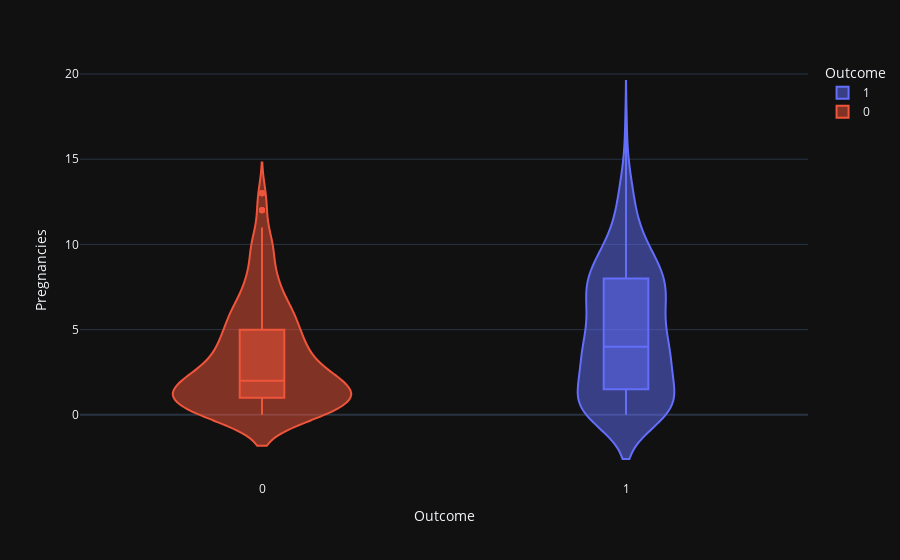
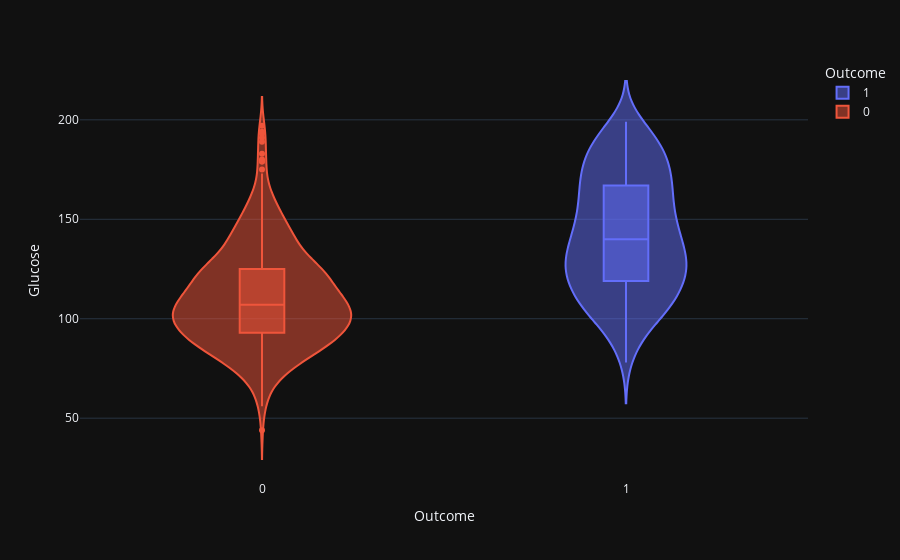
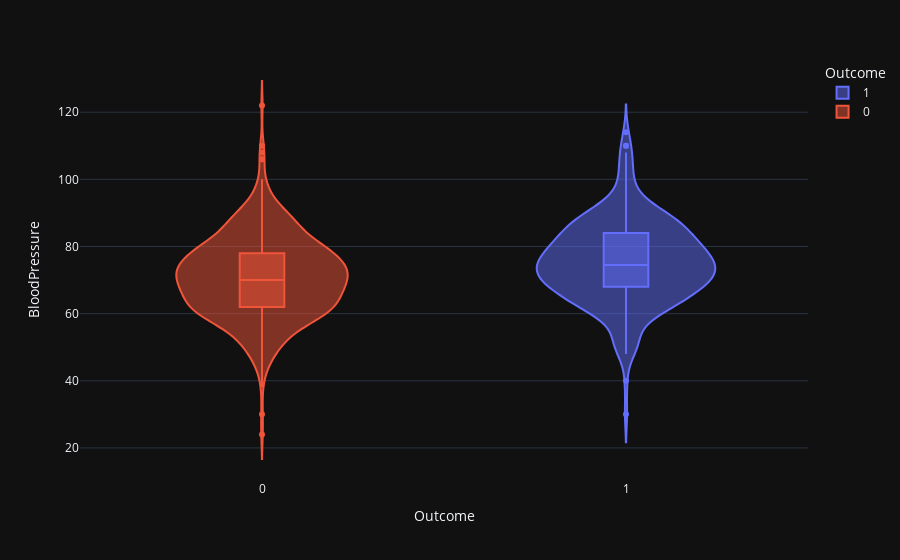
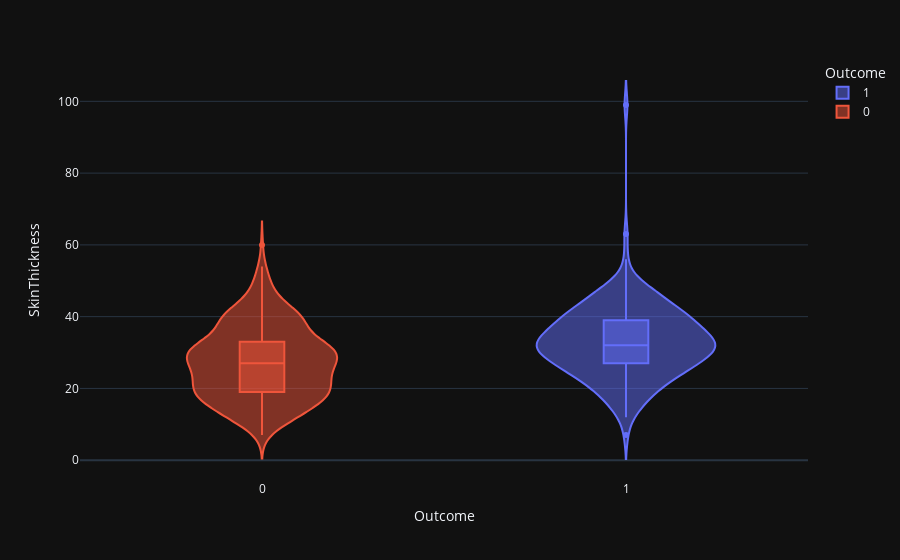

The code cell stored with these charts, in order, in its notebook:
### Markdown cell above
比較所有數據與糖尿病發生關係

### Code cell
#由圖形可以得知，體內的葡萄糖含量、年紀、BMI是最有可能去引發糖尿病發的狀況。
violin('Pregnancies')
violin('Glucose')
violin('BloodPressure')
violin('SkinThickness')
violin('Insulin')
violin('BMI')
violin('DiabetesPedigreeFunction')
violin('Age')

### Figure 1 — Plotly figure (JSON) as saved in the notebook; plotly's stock layout.template omitted (floating-point values rounded to 4 significant figures; data arrays with more than 128 entries replaced by an {"elided": "..."} marker saying what was removed)
{"data": [{"alignmentgroup": "True", "box": {"visible": true}, "hovertemplate": "Outcome=%{x}<br>Pregnancies=%{y}<extra></extra>", "legendgroup": "1", "marker": {"color": "#636efa"}, "name": "1", "offsetgroup": "1", "orientation": "v", "scalegroup": "True", "showlegend": true, "type": "violin", "x": {"elided": "268 int values"}, "x0": " ", "xaxis": "x", "y": {"elided": "268 int values"}, "y0": " ", "yaxis": "y"}, {"alignmentgroup": "True", "box": {"visible": true}, "hovertemplate": "Outcome=%{x}<br>Pregnancies=%{y}<extra></extra>", "legendgroup": "0", "marker": {"color": "#EF553B"}, "name": "0", "offsetgroup": "0", "orientation": "v", "scalegroup": "True", "showlegend": true, "type": "violin", "x": {"elided": "500 int values"}, "x0": " ", "xaxis": "x", "y": {"elided": "500 int values"}, "y0": " ", "yaxis": "y"}], "layout": {"legend": {"title": {"text": "Outcome"}, "tracegroupgap": 0}, "margin": {"t": 60}, "violinmode": "overlay", "xaxis": {"anchor": "y", "categoryarray": [1, 0], "categoryorder": "array", "domain": [0, 1], "title": {"text": "Outcome"}}, "yaxis": {"anchor": "x", "domain": [0, 1], "title": {"text": "Pregnancies"}}}}

### Figure 2 — Plotly figure (JSON) as saved in the notebook; plotly's stock layout.template omitted (floating-point values rounded to 4 significant figures; data arrays with more than 128 entries replaced by an {"elided": "..."} marker saying what was removed)
{"data": [{"alignmentgroup": "True", "box": {"visible": true}, "hovertemplate": "Outcome=%{x}<br>Glucose=%{y}<extra></extra>", "legendgroup": "1", "marker": {"color": "#636efa"}, "name": "1", "offsetgroup": "1", "orientation": "v", "scalegroup": "True", "showlegend": true, "type": "violin", "x": {"elided": "268 int values"}, "x0": " ", "xaxis": "x", "y": {"elided": "268 int values"}, "y0": " ", "yaxis": "y"}, {"alignmentgroup": "True", "box": {"visible": true}, "hovertemplate": "Outcome=%{x}<br>Glucose=%{y}<extra></extra>", "legendgroup": "0", "marker": {"color": "#EF553B"}, "name": "0", "offsetgroup": "0", "orientation": "v", "scalegroup": "True", "showlegend": true, "type": "violin", "x": {"elided": "500 int values"}, "x0": " ", "xaxis": "x", "y": {"elided": "500 int values"}, "y0": " ", "yaxis": "y"}], "layout": {"legend": {"title": {"text": "Outcome"}, "tracegroupgap": 0}, "margin": {"t": 60}, "violinmode": "overlay", "xaxis": {"anchor": "y", "categoryarray": [1, 0], "categoryorder": "array", "domain": [0, 1], "title": {"text": "Outcome"}}, "yaxis": {"anchor": "x", "domain": [0, 1], "title": {"text": "Glucose"}}}}

### Figure 3 — Plotly figure (JSON) as saved in the notebook; plotly's stock layout.template omitted (floating-point values rounded to 4 significant figures; data arrays with more than 128 entries replaced by an {"elided": "..."} marker saying what was removed)
{"data": [{"alignmentgroup": "True", "box": {"visible": true}, "hovertemplate": "Outcome=%{x}<br>BloodPressure=%{y}<extra></extra>", "legendgroup": "1", "marker": {"color": "#636efa"}, "name": "1", "offsetgroup": "1", "orientation": "v", "scalegroup": "True", "showlegend": true, "type": "violin", "x": {"elided": "268 int values"}, "x0": " ", "xaxis": "x", "y": {"elided": "268 int values"}, "y0": " ", "yaxis": "y"}, {"alignmentgroup": "True", "box": {"visible": true}, "hovertemplate": "Outcome=%{x}<br>BloodPressure=%{y}<extra></extra>", "legendgroup": "0", "marker": {"color": "#EF553B"}, "name": "0", "offsetgroup": "0", "orientation": "v", "scalegroup": "True", "showlegend": true, "type": "violin", "x": {"elided": "500 int values"}, "x0": " ", "xaxis": "x", "y": {"elided": "500 int values"}, "y0": " ", "yaxis": "y"}], "layout": {"legend": {"title": {"text": "Outcome"}, "tracegroupgap": 0}, "margin": {"t": 60}, "violinmode": "overlay", "xaxis": {"anchor": "y", "categoryarray": [1, 0], "categoryorder": "array", "domain": [0, 1], "title": {"text": "Outcome"}}, "yaxis": {"anchor": "x", "domain": [0, 1], "title": {"text": "BloodPressure"}}}}

### Figure 4 — Plotly figure (JSON) as saved in the notebook; plotly's stock layout.template omitted (floating-point values rounded to 4 significant figures; data arrays with more than 128 entries replaced by an {"elided": "..."} marker saying what was removed)
{"data": [{"alignmentgroup": "True", "box": {"visible": true}, "hovertemplate": "Outcome=%{x}<br>SkinThickness=%{y}<extra></extra>", "legendgroup": "1", "marker": {"color": "#636efa"}, "name": "1", "offsetgroup": "1", "orientation": "v", "scalegroup": "True", "showlegend": true, "type": "violin", "x": {"elided": "268 int values"}, "x0": " ", "xaxis": "x", "y": {"elided": "268 int values"}, "y0": " ", "yaxis": "y"}, {"alignmentgroup": "True", "box": {"visible": true}, "hovertemplate": "Outcome=%{x}<br>SkinThickness=%{y}<extra></extra>", "legendgroup": "0", "marker": {"color": "#EF553B"}, "name": "0", "offsetgroup": "0", "orientation": "v", "scalegroup": "True", "showlegend": true, "type": "violin", "x": {"elided": "500 int values"}, "x0": " ", "xaxis": "x", "y": {"elided": "500 int values"}, "y0": " ", "yaxis": "y"}], "layout": {"legend": {"title": {"text": "Outcome"}, "tracegroupgap": 0}, "margin": {"t": 60}, "violinmode": "overlay", "xaxis": {"anchor": "y", "categoryarray": [1, 0], "categoryorder": "array", "domain": [0, 1], "title": {"text": "Outcome"}}, "yaxis": {"anchor": "x", "domain": [0, 1], "title": {"text": "SkinThickness"}}}}
